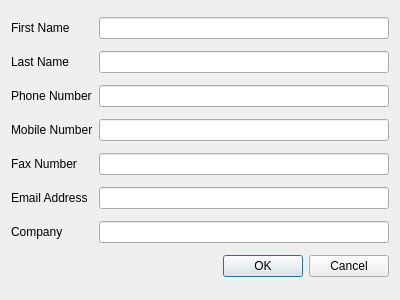
<?xml version="1.0" encoding="UTF-8"?>
<ui version="4.0">
 <class>ContactDialogWidget</class>
 <widget class="QWidget" name="ContactDialogWidget">
  <property name="windowModality">
   <enum>Qt::ApplicationModal</enum>
  </property>
  <property name="geometry">
   <rect>
    <x>0</x>
    <y>0</y>
    <width>400</width>
    <height>300</height>
   </rect>
  </property>
  <property name="windowTitle">
   <string>Personal Contact</string>
  </property>
  <property name="qss_tags" stdset="0">
   <stringlist notr="true">
    <string>dialog_frame</string>
   </stringlist>
  </property>
  <layout class="QGridLayout" name="gridLayout">
   <item row="3" column="2">
    <widget class="QLineEdit" name="mobile_number_input">
     <property name="qss_tags" stdset="0">
      <stringlist>
       <string>styled</string>
      </stringlist>
     </property>
    </widget>
   </item>
   <item row="1" column="0">
    <widget class="QLabel" name="lastname_label">
     <property name="text">
      <string>Last Name</string>
     </property>
    </widget>
   </item>
   <item row="0" column="0">
    <widget class="QLabel" name="firstname_label">
     <property name="text">
      <string>First Name</string>
     </property>
    </widget>
   </item>
   <item row="0" column="2">
    <widget class="QLineEdit" name="firstname_input">
     <property name="qss_tags" stdset="0">
      <stringlist>
       <string>styled</string>
      </stringlist>
     </property>
    </widget>
   </item>
   <item row="1" column="2">
    <widget class="QLineEdit" name="lastname_input">
     <property name="qss_tags" stdset="0">
      <stringlist>
       <string>styled</string>
      </stringlist>
     </property>
    </widget>
   </item>
   <item row="2" column="2">
    <widget class="QLineEdit" name="phone_number_input">
     <property name="qss_tags" stdset="0">
      <stringlist>
       <string>styled</string>
      </stringlist>
     </property>
    </widget>
   </item>
   <item row="2" column="0">
    <widget class="QLabel" name="phone_number_label">
     <property name="text">
      <string>Phone Number</string>
     </property>
    </widget>
   </item>
   <item row="3" column="0">
    <widget class="QLabel" name="mobile_number_label">
     <property name="text">
      <string>Mobile Number</string>
     </property>
    </widget>
   </item>
   <item row="7" column="2">
    <widget class="QDialogButtonBox" name="confirm_button_box">
     <property name="standardButtons">
      <set>QDialogButtonBox::Cancel|QDialogButtonBox::Ok</set>
     </property>
     <property name="qss_tags" stdset="0">
      <stringlist notr="true">
       <string>orange</string>
       <string>styled</string>
      </stringlist>
     </property>
    </widget>
   </item>
   <item row="6" column="0">
    <widget class="QLabel" name="company_label">
     <property name="text">
      <string>Company</string>
     </property>
    </widget>
   </item>
   <item row="6" column="2">
    <widget class="QLineEdit" name="company_input">
     <property name="qss_tags" stdset="0">
      <stringlist notr="true">
       <string>styled</string>
      </stringlist>
     </property>
    </widget>
   </item>
   <item row="4" column="0">
    <widget class="QLabel" name="fax_number_label">
     <property name="text">
      <string>Fax Number</string>
     </property>
    </widget>
   </item>
   <item row="5" column="0">
    <widget class="QLabel" name="email_label">
     <property name="text">
      <string>Email Address</string>
     </property>
    </widget>
   </item>
   <item row="5" column="2">
    <widget class="QLineEdit" name="email_input">
     <property name="qss_tags" stdset="0">
      <stringlist>
       <string>styled</string>
      </stringlist>
     </property>
    </widget>
   </item>
   <item row="4" column="2">
    <widget class="QLineEdit" name="fax_number_input">
     <property name="qss_tags" stdset="0">
      <stringlist notr="true">
       <string>styled</string>
      </stringlist>
     </property>
    </widget>
   </item>
  </layout>
 </widget>
 <tabstops>
  <tabstop>firstname_input</tabstop>
  <tabstop>lastname_input</tabstop>
  <tabstop>phone_number_input</tabstop>
  <tabstop>mobile_number_input</tabstop>
  <tabstop>fax_number_input</tabstop>
  <tabstop>email_input</tabstop>
  <tabstop>company_input</tabstop>
 </tabstops>
 <resources/>
 <connections/>
</ui>
